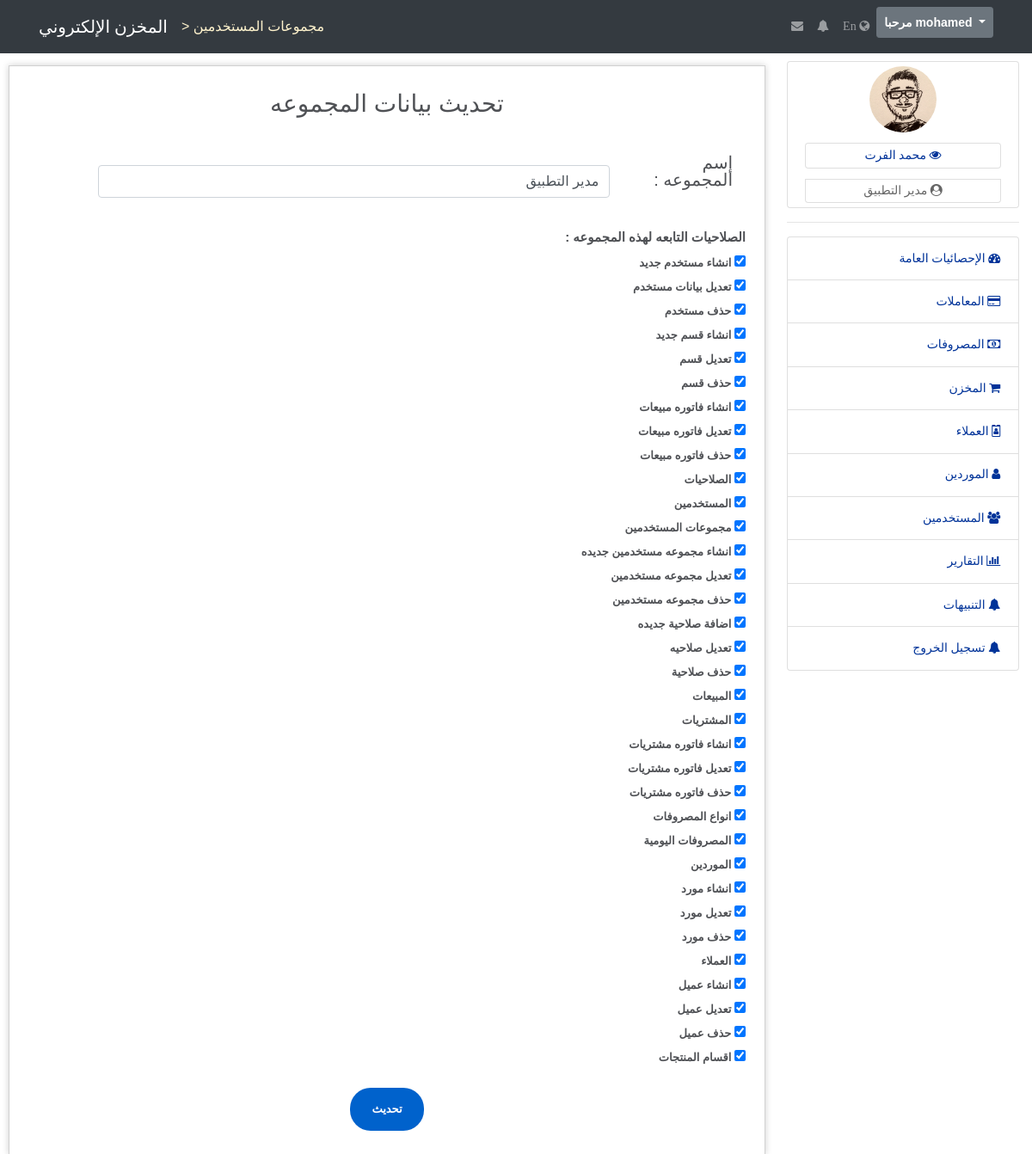
The page /usersgroups/edit/1 (signed in) on the database as committed earlier.
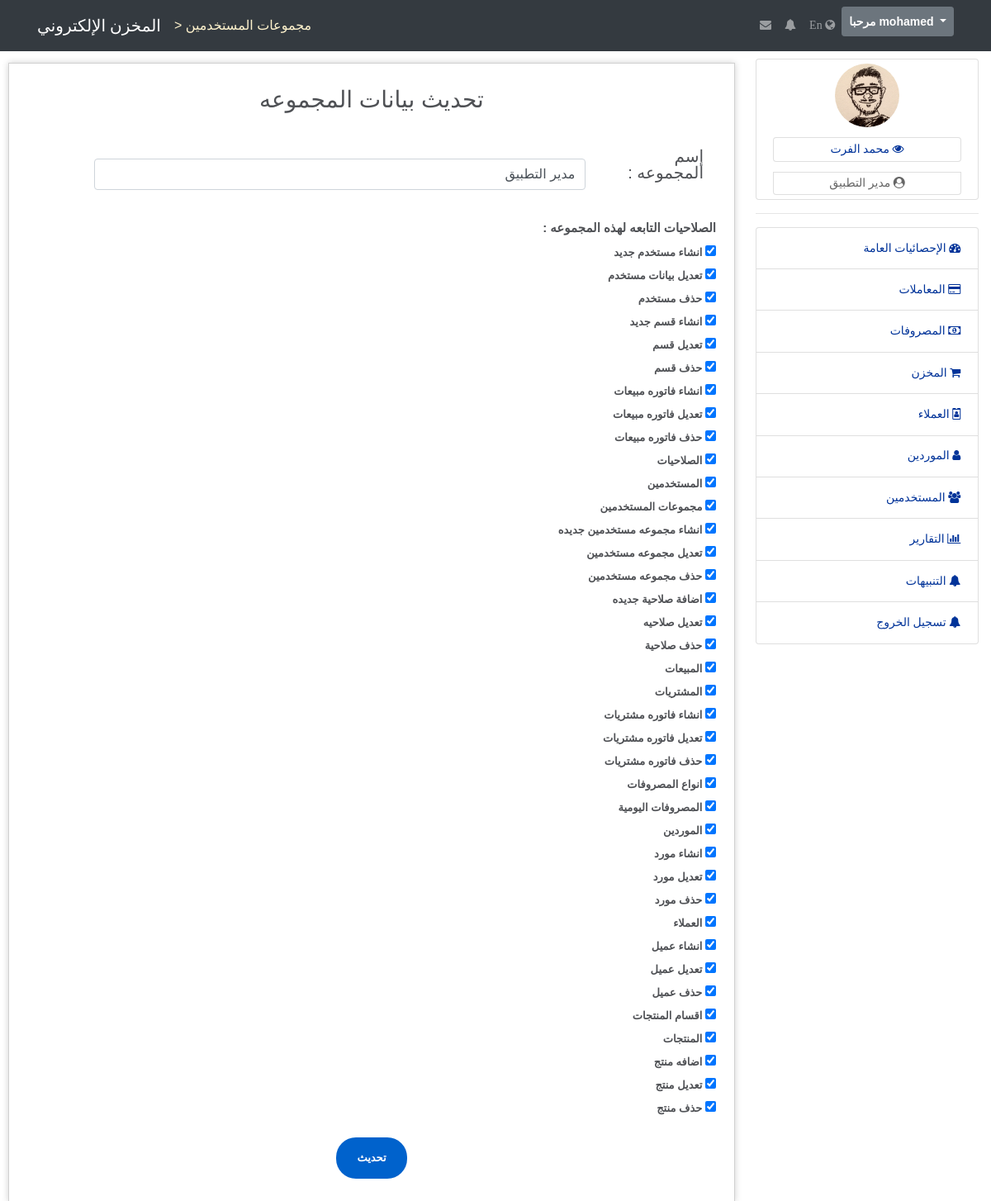
The same page on the database as committed later.
### tables this page shows
CREATE TABLE `app_users_groups` (
  `GroupId` tinyint(1) UNSIGNED NOT NULL,
  `GroupName` varchar(20) NOT NULL
);

CREATE TABLE `app_users_privileges` (
  `PrivilegeId` tinyint(3) UNSIGNED NOT NULL,
  `Privilege` varchar(30) NOT NULL,
  `PrivilegeTitle` varchar(30) NOT NULL
);

### app/views/usersgroups/edit.view.php (the view)
<div id="container">
    <div class="container-fluid">
        <div class="text-center">
            <form class="app_form" method="post" enctype="application/x-www-form-urlencoded">
                <div class="tab-pane fade show active" id="home" role="tabpanel" aria-labelledby="home-tab">
                    <h3 class="register-heading"> <?= $text_edit_group ?> </h3>
                    <div class="row register-form">
                        <div class="form-group col-md-12">
                            <label class="control-label col-sm-2" for="groupName"> <?= $text_group_name ?>  :  </label>
                            <label class="control-label col-sm-9">
                                <input type="text" class="form-control" placeholder="<?= $text_group_name ?> *" name="groupName" id="groupName" required value="<?= $groups->GroupName ?>"/>
                            </label>
                        </div>
                        <div class="container">
                            <div class="headbox"> <?= $text_group_privileges ?> : </div>
                            <?php
                            if ($privileges !== false){
                                foreach($privileges as $privilege){
                                    ?>
                                    <div class="input-group">
                                        <div class="checkbox">
                                            <label>
                                                <input type="checkbox" name="privilege[]" id="privilege[]" <?= in_array($privilege->PrivilegeId, $groupsPrivileges) ? 'checked' : '' ?> value="<?= $privilege->PrivilegeId ?>">
                                                <span><?= $privilege->Privilege ?></span>
                                            </label>
                                        </div>
                                    </div>
                                    <?php
                                }
                            }
                            ?>
                        </div>
                        <input type="submit" name="submit" class="btnRegister"  value="<?= $text_update ?>"/>
                    </div>
                </div>
            </form>
        </div>
    </div>
</div>

### app/lib/template/template.php (shortened to what the changed rows need)
<?php
class Template
{
    private $_templateParts;
    private $_action_view;
    private $_registry;
    public function __get($name)
    {
        return $this->_registry->$name;
    }
    public function __construct(array $parts)
    {
        $this->_templateParts = $parts;
    }
    public function setActionViewFile($actionViewPath)
    {
        $this->_action_view = $actionViewPath;
    }
    public function setRegistry($registry)
    {
        $this->_registry = $registry;
    }
    private function renderTemplateHeaderStart()
    {
        require TEMPLATE_PATH . 'templateheaderstart.php';
    }
    private function renderTemplateHeaderEnd()
    {
        require TEMPLATE_PATH . 'templateheaderend.php';
    }
    private function renderTemplateFooter()
    {
        require TEMPLATE_PATH . 'templatefooter.php';
    }
    private function renderTemplateBlocks()
    {
        if(!array_key_exists('template',$this->_templateParts)){
            echo '
                    <div style="background: #ce5656;padding: 5px;text-align: center">
                        <h1> Sorry You Have To Define The Template Blocks :( </h1>
                    </div>
                ';
        }else{
            $parts = $this->_templateParts['template'];
            if(!empty($parts)){
                foreach($parts as $partKey => $file){
                    if($partKey === ':view'){
                        require $this->_action_view;
                    }else{
                        require $file;
                    }
                }
            }
        }
    }
    private function renderHeaderResources()
    {
        $output = '';
        if(!array_key_exists('header_resources',$this->_templateParts)){
            echo '
                    <div style="background: #ce5656;padding: 5px;text-align: center">
                        <h1> Sorry You Have To Define The Header Resources :( </h1>
                    </div>
                ';
        }else{
            $resources = $this->_templateParts['header_resources'];
            $css = $resources['css'];
            if(!empty($css)){
                foreach($css as $cssKey => $path){
                    $output .= '<link type="text/css" rel="stylesheet" href="' . $path . '">';
                }
            }
            $js = $resources['js'];
            if(!empty($js)){
                foreach($js as $jsKey => $path){
                    $output .= '<script  src="' . $path . '"></script>';
                }
            }
        }
        echo $output;
    }
    public function renderApp()
    {
        $this->renderHeaderResources();
        $this->renderTemplateBlocks();
    }
}

### app/template/nav.php (shortened to what the changed rows need)
<nav class="navbar navbar-expand-lg navbar-dark bg-dark fixed-top">
    <div class="container">
        <a class="navbar-brand" href="/"><?= $text_logo ?></a>
        <h6 style="color: #fff3cd">
            <?php if(isset($title)) :  ?>
                <?= ' > ' . $title ?>
            <?php endif; ?>
        </h6>
        <div class="collapse navbar-collapse" id="navbarResponsive">
            <ul class="navbar-nav ml-auto">
                <li class="nav-item">
                    <a href="/messages" class="language_switch nav-link"><i class="fa fa-envelope"></i></a>
                </li>
                <li class="nav-item">
                    <a href="javascript:;" class="language_switch notifications nav-link"><i class="fa fa-bell"></i></a>
                </li>
                <li class="nav-item">
                    <a href="/language" class="language_switch nav-link"><span><?= $_SESSION['lang'] == 'ar' ? 'En' : 'عربي' ?></span> <i class="fa fa-globe"></i></a>
                </li>
            </ul>
            <div class="dropdown">
                <button class="btn btn-secondary btn-sm dropdown-toggle" type="button" data-toggle="dropdown" aria-haspopup="true" aria-expanded="false">
                    <span><?= $text_welcome ?> <?= $this->session->user->Username ?></span>
                </button>
            </div>
        </div>
    </div>
</nav>

### app/template/sidbar.php (shortened to what the changed rows need)
<aside class="col-lg-3 sidbar">
    <div>
        <div class="list-group">
            <div class="list-group-item" style="text-align:center">
                <img src="/images/avatar/avatar1.jpg" style="width:30%;border-radius:50%;">
                <p><a href="/users/profile" class="list-group-item" style="padding:2px"><i class="fa fa-eye"></i> <?= $this->session->user->profile->FirstName ?> <?= $this->session->user->profile->LastName ?> </a></p>
                <p class="list-group-item" style="padding:1px"><i class="fa fa-user-circle"></i> <?= $this->session->user->GroupName ?> </p>
            </div>
        </div>
    </div>
    <hr>
    <div>
        <div class="list-group">
            <li class="nav-item list-group-item <?= ($this->matchUrl('/') === true)  ? 'selected' : '' ?>">
                <a class="nav-link collapsed" href="/">
                    <i class="fa fa-dashboard"></i>
                    <span><?= $text_general_statistics ?></span>
                </a>
            </li>
            <li class="nav-item list-group-item">
                <a class="nav-link collapsed" href="#" data-toggle="collapse" data-target="#collapseOne" aria-expanded="true" aria-controls="collapseOne">
                    <i class="fa fa-credit-card"></i>
                    <span><?= $text_transactions ?></span>
                </a>
            </li>
            <li class="nav-item list-group-item">
                <a class="nav-link collapsed" href="#" data-toggle="collapse" data-target="#collapseTwo" aria-expanded="true" aria-controls="collapseTwo">
                    <i class="fa fa-money"></i>
                    <span><?= $text_expenses ?></span>
                </a>
            </li>
            <li class="nav-item list-group-item">
                <a class="nav-link collapsed" href="#" data-toggle="collapse" data-target="#collapseThree" aria-expanded="true" aria-controls="collapseThree">
                    <i class="fa fa-shopping-cart"></i>
                    <span><?= $text_store ?></span>
                </a>
            </li>
            <li class="nav-item list-group-item <?= ($this->matchUrl('/clients') === true)  ? 'selected' : '' ?>">
                <a class="nav-link collapsed" href="/clients">
                    <i class="fa fa-id-badge"></i>
                    <span><?= $text_clients ?></span>
                </a>
            </li>
            <li class="nav-item list-group-item <?= ($this->matchUrl('/suppliers') === true)  ? 'selected' : '' ?>">
                <a class="nav-link collapsed" href="/suppliers">
                    <i class="fa fa-user"></i>
                    <span><?= $text_suppliers ?></span>
                </a>
            </li>
            <li class="nav-item list-group-item">
                <a class="nav-link collapsed" href="#" data-toggle="collapse" data-target="#collapseSex" aria-expanded="true" aria-controls="collapseSex">
                    <i class="fa fa-group"></i>
                    <span><?= $text_users ?></span>
                </a>
            </li>
            <li class="nav-item list-group-item <?= ($this->matchUrl('/reports') === true)  ? 'selected' : '' ?>">
                <a class="nav-link collapsed" href="/reports">
                    <i class="fa fa-bar-chart"></i>
                    <span><?= $text_reports ?></span>
                </a>
            </li>
            <li class="nav-item list-group-item <?= ($this->matchUrl('/notifications') === true)  ? 'selected' : '' ?>">
                <a class="nav-link collapsed" href="/notifications">
                    <i class="fa fa-bell"></i>
                    <span><?= $text_notifications ?></span>
                </a>
            </li>
            <li class="nav-item list-group-item <?= ($this->matchUrl('/auth/logout') === true)  ? 'selected' : '' ?>">
                <a class="nav-link collapsed" href="/auth/logout">
                    <i class="fa fa-bell"></i>
                    <span><?= $text_log_out ?></span>
                </a>
            </li>
        </div>
    </div>
</aside>
<div class="action_view">

Rows that differ between the two databases and show on the page:
added app_users_privileges: PrivilegeId "☑", Privilege "المنتجات"
added app_users_privileges: PrivilegeId "☑", Privilege "اضافه منتج"
added app_users_privileges: PrivilegeId "☑", Privilege "تعديل منتج"
added app_users_privileges: PrivilegeId "☑", Privilege "حذف منتج"
